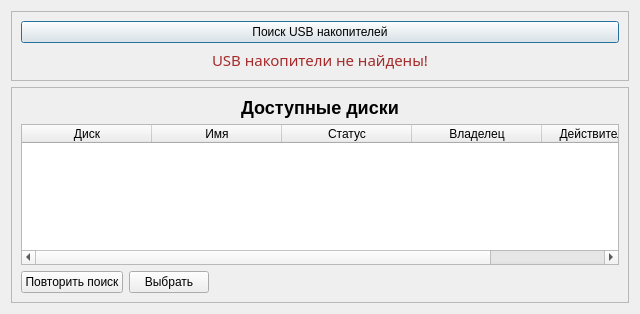
<?xml version="1.0" encoding="UTF-8"?>
<ui version="4.0">
 <class>Dialog</class>
 <widget class="QDialog" name="Dialog">
  <property name="windowModality">
   <enum>Qt::WindowModal</enum>
  </property>
  <property name="geometry">
   <rect>
    <x>0</x>
    <y>0</y>
    <width>640</width>
    <height>314</height>
   </rect>
  </property>
  <property name="windowTitle">
   <string>Авторизация</string>
  </property>
  <property name="modal">
   <bool>true</bool>
  </property>
  <layout class="QVBoxLayout" name="verticalLayout">
   <item>
    <widget class="QFrame" name="startFrame">
     <property name="styleSheet">
      <string notr="true"/>
     </property>
     <property name="frameShape">
      <enum>QFrame::StyledPanel</enum>
     </property>
     <property name="frameShadow">
      <enum>QFrame::Raised</enum>
     </property>
     <layout class="QVBoxLayout" name="verticalLayout_2">
      <item>
       <widget class="QPushButton" name="searchButton">
        <property name="sizePolicy">
         <sizepolicy hsizetype="Minimum" vsizetype="Fixed">
          <horstretch>0</horstretch>
          <verstretch>0</verstretch>
         </sizepolicy>
        </property>
        <property name="cursor">
         <cursorShape>PointingHandCursor</cursorShape>
        </property>
        <property name="layoutDirection">
         <enum>Qt::LeftToRight</enum>
        </property>
        <property name="styleSheet">
         <string notr="true"/>
        </property>
        <property name="text">
         <string>Поиск USB накопителей</string>
        </property>
       </widget>
      </item>
      <item>
       <widget class="QLabel" name="searchFailureLabel">
        <property name="sizePolicy">
         <sizepolicy hsizetype="Preferred" vsizetype="Minimum">
          <horstretch>0</horstretch>
          <verstretch>0</verstretch>
         </sizepolicy>
        </property>
        <property name="font">
         <font>
          <family>Roboto Bk</family>
          <pointsize>11</pointsize>
         </font>
        </property>
        <property name="layoutDirection">
         <enum>Qt::LeftToRight</enum>
        </property>
        <property name="styleSheet">
         <string notr="true">color: brown;</string>
        </property>
        <property name="frameShape">
         <enum>QFrame::NoFrame</enum>
        </property>
        <property name="text">
         <string>USB накопители не найдены!</string>
        </property>
        <property name="alignment">
         <set>Qt::AlignCenter</set>
        </property>
        <property name="wordWrap">
         <bool>true</bool>
        </property>
       </widget>
      </item>
     </layout>
    </widget>
   </item>
   <item>
    <widget class="QFrame" name="diskTableFrame">
     <property name="enabled">
      <bool>true</bool>
     </property>
     <property name="frameShape">
      <enum>QFrame::StyledPanel</enum>
     </property>
     <property name="frameShadow">
      <enum>QFrame::Raised</enum>
     </property>
     <layout class="QFormLayout" name="formLayout">
      <property name="labelAlignment">
       <set>Qt::AlignRight|Qt::AlignTrailing|Qt::AlignVCenter</set>
      </property>
      <property name="formAlignment">
       <set>Qt::AlignLeading|Qt::AlignLeft|Qt::AlignTop</set>
      </property>
      <item row="0" column="0" colspan="2">
       <widget class="QLabel" name="tableLabel">
        <property name="sizePolicy">
         <sizepolicy hsizetype="Minimum" vsizetype="Preferred">
          <horstretch>0</horstretch>
          <verstretch>0</verstretch>
         </sizepolicy>
        </property>
        <property name="minimumSize">
         <size>
          <width>0</width>
          <height>0</height>
         </size>
        </property>
        <property name="styleSheet">
         <string notr="true">font-size: 18px;
font-weight: 600;</string>
        </property>
        <property name="frameShape">
         <enum>QFrame::NoFrame</enum>
        </property>
        <property name="frameShadow">
         <enum>QFrame::Plain</enum>
        </property>
        <property name="text">
         <string>Доступные диски</string>
        </property>
        <property name="textFormat">
         <enum>Qt::PlainText</enum>
        </property>
        <property name="alignment">
         <set>Qt::AlignCenter</set>
        </property>
       </widget>
      </item>
      <item row="2" column="0" colspan="2">
       <widget class="QTableWidget" name="diskTable">
        <property name="alternatingRowColors">
         <bool>false</bool>
        </property>
        <property name="selectionMode">
         <enum>QAbstractItemView::SingleSelection</enum>
        </property>
        <property name="selectionBehavior">
         <enum>QAbstractItemView::SelectRows</enum>
        </property>
        <attribute name="horizontalHeaderCascadingSectionResizes">
         <bool>true</bool>
        </attribute>
        <attribute name="horizontalHeaderDefaultSectionSize">
         <number>130</number>
        </attribute>
        <attribute name="horizontalHeaderStretchLastSection">
         <bool>true</bool>
        </attribute>
        <column>
         <property name="text">
          <string>Диск</string>
         </property>
        </column>
        <column>
         <property name="text">
          <string>Имя</string>
         </property>
        </column>
        <column>
         <property name="text">
          <string>Статус</string>
         </property>
        </column>
        <column>
         <property name="text">
          <string>Владелец</string>
         </property>
        </column>
        <column>
         <property name="text">
          <string>Действителен до</string>
         </property>
        </column>
       </widget>
      </item>
      <item row="3" column="0">
       <widget class="QPushButton" name="reSearchButton">
        <property name="sizePolicy">
         <sizepolicy hsizetype="Maximum" vsizetype="Fixed">
          <horstretch>0</horstretch>
          <verstretch>0</verstretch>
         </sizepolicy>
        </property>
        <property name="text">
         <string>Повторить поиск</string>
        </property>
       </widget>
      </item>
      <item row="3" column="1">
       <widget class="QPushButton" name="diskChooseButton">
        <property name="sizePolicy">
         <sizepolicy hsizetype="Maximum" vsizetype="Fixed">
          <horstretch>0</horstretch>
          <verstretch>0</verstretch>
         </sizepolicy>
        </property>
        <property name="layoutDirection">
         <enum>Qt::LeftToRight</enum>
        </property>
        <property name="text">
         <string>Выбрать</string>
        </property>
       </widget>
      </item>
     </layout>
    </widget>
   </item>
  </layout>
 </widget>
 <resources/>
 <connections/>
</ui>
